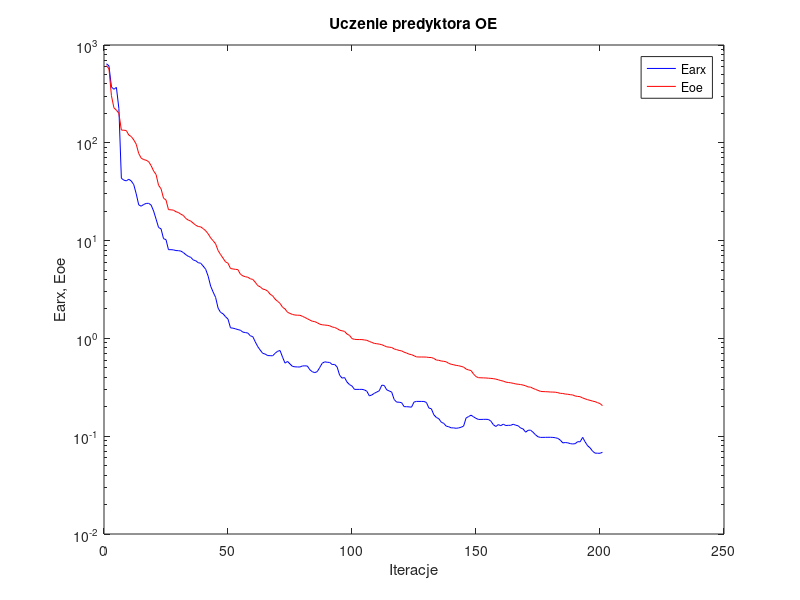
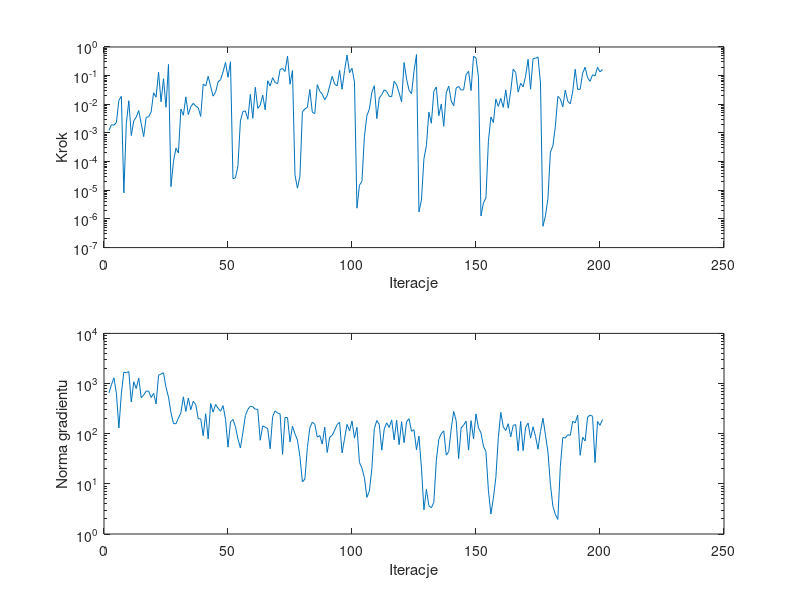

Write MATLAB code to recreate these figures, in order.
%uczenie predyktora oe
clear all;
n=0; farx(n+1)=6.426790e+002; foe(n+1)=6.144854e+002; wspucz(n+1)=0.000000e+000; ng(n+1)=0.000000e+000;
%odnowa zmiennej metryki
n=1; farx(n+1)=6.108690e+002; foe(n+1)=5.702130e+002; krok(n+1)=1.228039e-003; ng(n+1)=6.481443e+002;
n=2; farx(n+1)=3.728104e+002; foe(n+1)=3.029183e+002; krok(n+1)=1.934289e-003; ng(n+1)=9.487664e+002;
n=3; farx(n+1)=3.526267e+002; foe(n+1)=2.279087e+002; krok(n+1)=1.879251e-003; ng(n+1)=1.299357e+003;
n=4; farx(n+1)=3.687131e+002; foe(n+1)=2.155854e+002; krok(n+1)=2.305594e-003; ng(n+1)=6.382275e+002;
n=5; farx(n+1)=2.241253e+002; foe(n+1)=2.002700e+002; krok(n+1)=1.381589e-002; ng(n+1)=1.302325e+002;
n=6; farx(n+1)=4.337610e+001; foe(n+1)=1.349781e+002; krok(n+1)=1.895365e-002; ng(n+1)=6.368517e+002;
n=7; farx(n+1)=4.149582e+001; foe(n+1)=1.344715e+002; krok(n+1)=8.106422e-006; ng(n+1)=1.693848e+003;
n=8; farx(n+1)=4.085994e+001; foe(n+1)=1.334947e+002; krok(n+1)=2.117016e-003; ng(n+1)=1.639827e+003;
n=9; farx(n+1)=4.239987e+001; foe(n+1)=1.200187e+002; krok(n+1)=1.333847e-002; ng(n+1)=1.741046e+003;
n=10; farx(n+1)=4.070607e+001; foe(n+1)=1.159109e+002; krok(n+1)=8.138997e-004; ng(n+1)=4.281993e+002;
n=11; farx(n+1)=3.734966e+001; foe(n+1)=1.070044e+002; krok(n+1)=2.641497e-003; ng(n+1)=1.082523e+003;
n=12; farx(n+1)=3.002308e+001; foe(n+1)=9.664297e+001; krok(n+1)=3.586133e-003; ng(n+1)=7.963581e+002;
n=13; farx(n+1)=2.318482e+001; foe(n+1)=7.768171e+001; krok(n+1)=6.071802e-003; ng(n+1)=1.293516e+003;
n=14; farx(n+1)=2.248123e+001; foe(n+1)=6.971097e+001; krok(n+1)=2.121656e-003; ng(n+1)=5.216436e+002;
n=15; farx(n+1)=2.341899e+001; foe(n+1)=6.736504e+001; krok(n+1)=7.496833e-004; ng(n+1)=5.895276e+002;
n=16; farx(n+1)=2.399317e+001; foe(n+1)=6.634818e+001; krok(n+1)=3.516052e-003; ng(n+1)=7.042951e+002;
n=17; farx(n+1)=2.407261e+001; foe(n+1)=6.414179e+001; krok(n+1)=3.660956e-003; ng(n+1)=7.093993e+002;
n=18; farx(n+1)=2.308100e+001; foe(n+1)=5.844163e+001; krok(n+1)=5.390749e-003; ng(n+1)=5.260062e+002;
n=19; farx(n+1)=2.007094e+001; foe(n+1)=5.152334e+001; krok(n+1)=2.529683e-002; ng(n+1)=6.371086e+002;
n=20; farx(n+1)=1.657361e+001; foe(n+1)=4.737699e+001; krok(n+1)=1.773103e-002; ng(n+1)=3.937563e+002;
n=21; farx(n+1)=1.362004e+001; foe(n+1)=3.677581e+001; krok(n+1)=1.331836e-001; ng(n+1)=1.459245e+003;
n=22; farx(n+1)=1.319223e+001; foe(n+1)=3.390685e+001; krok(n+1)=1.226153e-002; ng(n+1)=1.554540e+003;
n=23; farx(n+1)=1.046557e+001; foe(n+1)=2.713839e+001; krok(n+1)=7.808311e-002; ng(n+1)=1.640646e+003;
n=24; farx(n+1)=1.023239e+001; foe(n+1)=2.601360e+001; krok(n+1)=7.859971e-003; ng(n+1)=8.421150e+002;
n=25; farx(n+1)=8.075690e+000; foe(n+1)=2.072455e+001; krok(n+1)=2.465387e-001; ng(n+1)=5.366882e+002;
%odnowa zmiennej metryki
n=26; farx(n+1)=8.077862e+000; foe(n+1)=2.063639e+001; krok(n+1)=1.335600e-005; ng(n+1)=2.646996e+002;
n=27; farx(n+1)=8.038843e+000; foe(n+1)=2.047955e+001; krok(n+1)=9.921626e-005; ng(n+1)=1.596255e+002;
n=28; farx(n+1)=7.910854e+000; foe(n+1)=1.973232e+001; krok(n+1)=2.942713e-004; ng(n+1)=1.579430e+002;
n=29; farx(n+1)=7.890263e+000; foe(n+1)=1.939394e+001; krok(n+1)=2.002959e-004; ng(n+1)=2.046633e+002;
n=30; farx(n+1)=7.810802e+000; foe(n+1)=1.859902e+001; krok(n+1)=6.800237e-003; ng(n+1)=2.602671e+002;
n=31; farx(n+1)=7.547037e+000; foe(n+1)=1.808144e+001; krok(n+1)=4.154663e-003; ng(n+1)=5.427364e+002;
n=32; farx(n+1)=7.177789e+000; foe(n+1)=1.681820e+001; krok(n+1)=1.816570e-002; ng(n+1)=2.776135e+002;
n=33; farx(n+1)=6.902463e+000; foe(n+1)=1.620657e+001; krok(n+1)=4.372259e-003; ng(n+1)=5.125631e+002;
n=34; farx(n+1)=6.738509e+000; foe(n+1)=1.581586e+001; krok(n+1)=8.300976e-003; ng(n+1)=3.013459e+002;
n=35; farx(n+1)=6.336326e+000; foe(n+1)=1.505812e+001; krok(n+1)=1.080437e-002; ng(n+1)=4.436641e+002;
n=36; farx(n+1)=6.221767e+000; foe(n+1)=1.435373e+001; krok(n+1)=8.579668e-003; ng(n+1)=3.787022e+002;
n=37; farx(n+1)=5.944110e+000; foe(n+1)=1.393559e+001; krok(n+1)=7.632150e-003; ng(n+1)=1.986861e+002;
n=38; farx(n+1)=5.869684e+000; foe(n+1)=1.381343e+001; krok(n+1)=3.778589e-003; ng(n+1)=1.978390e+002;
n=39; farx(n+1)=5.484219e+000; foe(n+1)=1.325640e+001; krok(n+1)=5.082412e-002; ng(n+1)=9.084508e+001;
n=40; farx(n+1)=5.090803e+000; foe(n+1)=1.260504e+001; krok(n+1)=4.331299e-002; ng(n+1)=2.496763e+002;
n=41; farx(n+1)=4.323144e+000; foe(n+1)=1.173058e+001; krok(n+1)=9.464413e-002; ng(n+1)=7.899182e+001;
n=42; farx(n+1)=3.424868e+000; foe(n+1)=1.066432e+001; krok(n+1)=4.193314e-002; ng(n+1)=3.993579e+002;
n=43; farx(n+1)=2.980135e+000; foe(n+1)=9.971260e+000; krok(n+1)=1.932256e-002; ng(n+1)=2.694252e+002;
n=44; farx(n+1)=2.625895e+000; foe(n+1)=9.272035e+000; krok(n+1)=2.667694e-002; ng(n+1)=3.840003e+002;
n=45; farx(n+1)=2.041414e+000; foe(n+1)=7.916544e+000; krok(n+1)=6.079450e-002; ng(n+1)=3.208461e+002;
n=46; farx(n+1)=1.844299e+000; foe(n+1)=7.203065e+000; krok(n+1)=7.240442e-002; ng(n+1)=2.806149e+002;
n=47; farx(n+1)=1.785877e+000; foe(n+1)=6.610197e+000; krok(n+1)=1.340624e-001; ng(n+1)=3.630471e+002;
n=48; farx(n+1)=1.667542e+000; foe(n+1)=6.059801e+000; krok(n+1)=2.894475e-001; ng(n+1)=1.945743e+002;
n=49; farx(n+1)=1.574228e+000; foe(n+1)=5.872669e+000; krok(n+1)=8.764941e-002; ng(n+1)=5.393264e+001;
n=50; farx(n+1)=1.282854e+000; foe(n+1)=5.186964e+000; krok(n+1)=3.075863e-001; ng(n+1)=1.709346e+002;
%odnowa zmiennej metryki
n=51; farx(n+1)=1.272806e+000; foe(n+1)=5.129669e+000; krok(n+1)=2.537849e-005; ng(n+1)=1.920777e+002;
n=52; farx(n+1)=1.253463e+000; foe(n+1)=5.084297e+000; krok(n+1)=2.713913e-005; ng(n+1)=1.379954e+002;
n=53; farx(n+1)=1.230218e+000; foe(n+1)=5.049839e+000; krok(n+1)=7.066590e-005; ng(n+1)=7.877237e+001;
n=54; farx(n+1)=1.212270e+000; foe(n+1)=4.532915e+000; krok(n+1)=2.641497e-003; ng(n+1)=5.205849e+001;
n=55; farx(n+1)=1.159404e+000; foe(n+1)=4.356326e+000; krok(n+1)=5.608389e-003; ng(n+1)=1.050170e+002;
n=56; farx(n+1)=1.147626e+000; foe(n+1)=4.271636e+000; krok(n+1)=5.852382e-003; ng(n+1)=2.308738e+002;
n=57; farx(n+1)=1.134073e+000; foe(n+1)=4.220413e+000; krok(n+1)=2.999882e-003; ng(n+1)=3.041885e+002;
n=58; farx(n+1)=1.063536e+000; foe(n+1)=4.070256e+000; krok(n+1)=2.219272e-002; ng(n+1)=3.554407e+002;
n=59; farx(n+1)=1.042084e+000; foe(n+1)=4.006420e+000; krok(n+1)=3.253129e-003; ng(n+1)=3.445494e+002;
n=60; farx(n+1)=9.214378e-001; foe(n+1)=3.751017e+000; krok(n+1)=3.920841e-002; ng(n+1)=3.071720e+002;
n=61; farx(n+1)=8.233884e-001; foe(n+1)=3.464230e+000; krok(n+1)=7.251821e-003; ng(n+1)=3.060217e+002;
n=62; farx(n+1)=7.588757e-001; foe(n+1)=3.366658e+000; krok(n+1)=9.348086e-003; ng(n+1)=7.400832e+001;
n=63; farx(n+1)=7.036829e-001; foe(n+1)=3.195945e+000; krok(n+1)=2.085765e-002; ng(n+1)=1.430855e+002;
n=64; farx(n+1)=6.917610e-001; foe(n+1)=3.153347e+000; krok(n+1)=6.380132e-003; ng(n+1)=1.342060e+002;
n=65; farx(n+1)=6.673509e-001; foe(n+1)=3.040785e+000; krok(n+1)=6.640781e-002; ng(n+1)=1.269018e+002;
n=66; farx(n+1)=6.662063e-001; foe(n+1)=2.828438e+000; krok(n+1)=4.356626e-002; ng(n+1)=5.003826e+001;
n=67; farx(n+1)=6.637956e-001; foe(n+1)=2.725877e+000; krok(n+1)=8.470464e-002; ng(n+1)=2.196306e+002;
n=68; farx(n+1)=7.045781e-001; foe(n+1)=2.519964e+000; krok(n+1)=5.753289e-002; ng(n+1)=2.844182e+002;
n=69; farx(n+1)=7.386805e-001; foe(n+1)=2.395217e+000; krok(n+1)=5.213103e-002; ng(n+1)=2.583375e+002;
n=70; farx(n+1)=7.515628e-001; foe(n+1)=2.278102e+000; krok(n+1)=1.634459e-001; ng(n+1)=2.484553e+002;
n=71; farx(n+1)=6.426626e-001; foe(n+1)=2.082616e+000; krok(n+1)=1.775417e-001; ng(n+1)=3.881575e+001;
n=72; farx(n+1)=5.586830e-001; foe(n+1)=1.999939e+000; krok(n+1)=1.399123e-001; ng(n+1)=2.120420e+002;
n=73; farx(n+1)=5.821373e-001; foe(n+1)=1.849316e+000; krok(n+1)=4.842714e-001; ng(n+1)=2.090818e+002;
n=74; farx(n+1)=5.474157e-001; foe(n+1)=1.800454e+000; krok(n+1)=5.003902e-002; ng(n+1)=6.876988e+001;
n=75; farx(n+1)=5.174975e-001; foe(n+1)=1.756820e+000; krok(n+1)=1.505524e-001; ng(n+1)=1.407511e+002;
%odnowa zmiennej metryki
n=76; farx(n+1)=5.121537e-001; foe(n+1)=1.734114e+000; krok(n+1)=3.437390e-005; ng(n+1)=9.942051e+001;
n=77; farx(n+1)=5.106155e-001; foe(n+1)=1.726402e+000; krok(n+1)=1.184623e-005; ng(n+1)=7.459916e+001;
n=78; farx(n+1)=5.099813e-001; foe(n+1)=1.724179e+000; krok(n+1)=3.039896e-005; ng(n+1)=3.492350e+001;
n=79; farx(n+1)=5.226382e-001; foe(n+1)=1.682053e+000; krok(n+1)=5.478088e-003; ng(n+1)=1.092398e+001;
n=80; farx(n+1)=5.240964e-001; foe(n+1)=1.637082e+000; krok(n+1)=6.854056e-003; ng(n+1)=1.246034e+001;
n=81; farx(n+1)=5.220387e-001; foe(n+1)=1.589475e+000; krok(n+1)=7.883344e-003; ng(n+1)=5.281412e+001;
n=82; farx(n+1)=4.778870e-001; foe(n+1)=1.539451e+000; krok(n+1)=3.277333e-002; ng(n+1)=1.311363e+002;
n=83; farx(n+1)=4.561302e-001; foe(n+1)=1.498269e+000; krok(n+1)=5.242823e-003; ng(n+1)=1.695069e+002;
n=84; farx(n+1)=4.469621e-001; foe(n+1)=1.483807e+000; krok(n+1)=4.756638e-003; ng(n+1)=1.541076e+002;
n=85; farx(n+1)=4.576545e-001; foe(n+1)=1.445470e+000; krok(n+1)=4.852216e-002; ng(n+1)=8.523577e+001;
n=86; farx(n+1)=5.050289e-001; foe(n+1)=1.397932e+000; krok(n+1)=2.840322e-002; ng(n+1)=9.184783e+001;
n=87; farx(n+1)=5.575461e-001; foe(n+1)=1.378084e+000; krok(n+1)=2.258989e-002; ng(n+1)=6.212358e+001;
n=88; farx(n+1)=5.761251e-001; foe(n+1)=1.369557e+000; krok(n+1)=1.438335e-002; ng(n+1)=1.356605e+002;
n=89; farx(n+1)=5.703880e-001; foe(n+1)=1.360919e+000; krok(n+1)=2.008899e-002; ng(n+1)=4.227603e+001;
n=90; farx(n+1)=5.678064e-001; foe(n+1)=1.345395e+000; krok(n+1)=4.331299e-002; ng(n+1)=8.518482e+001;
n=91; farx(n+1)=5.411347e-001; foe(n+1)=1.309927e+000; krok(n+1)=9.515193e-002; ng(n+1)=9.268798e+001;
n=92; farx(n+1)=5.418939e-001; foe(n+1)=1.292347e+000; krok(n+1)=5.051878e-002; ng(n+1)=1.172208e+002;
n=93; farx(n+1)=5.103442e-001; foe(n+1)=1.261135e+000; krok(n+1)=4.382471e-002; ng(n+1)=1.523253e+002;
n=94; farx(n+1)=4.207967e-001; foe(n+1)=1.212983e+000; krok(n+1)=1.534454e-001; ng(n+1)=1.686795e+002;
n=95; farx(n+1)=3.925902e-001; foe(n+1)=1.196469e+000; krok(n+1)=3.338729e-002; ng(n+1)=4.140385e+001;
n=96; farx(n+1)=3.976505e-001; foe(n+1)=1.179565e+000; krok(n+1)=1.498842e-001; ng(n+1)=7.920405e+001;
n=97; farx(n+1)=3.576416e-001; foe(n+1)=1.107410e+000; krok(n+1)=5.242150e-001; ng(n+1)=1.534037e+002;
n=98; farx(n+1)=3.369115e-001; foe(n+1)=1.073017e+000; krok(n+1)=1.269153e-001; ng(n+1)=1.139273e+002;
n=99; farx(n+1)=3.256856e-001; foe(n+1)=9.952503e-001; krok(n+1)=1.803954e-001; ng(n+1)=1.787096e+002;
n=100; farx(n+1)=3.010406e-001; foe(n+1)=9.784403e-001; krok(n+1)=5.955282e-002; ng(n+1)=8.159750e+001;
%odnowa zmiennej metryki
n=101; farx(n+1)=3.010877e-001; foe(n+1)=9.740132e-001; krok(n+1)=2.374455e-006; ng(n+1)=1.346629e+002;
n=102; farx(n+1)=3.010915e-001; foe(n+1)=9.732401e-001; krok(n+1)=1.507081e-005; ng(n+1)=2.675009e+001;
n=103; farx(n+1)=3.014157e-001; foe(n+1)=9.725696e-001; krok(n+1)=2.020511e-005; ng(n+1)=2.065740e+001;
n=104; farx(n+1)=2.976330e-001; foe(n+1)=9.643919e-001; krok(n+1)=7.394073e-004; ng(n+1)=1.331384e+001;
n=105; farx(n+1)=2.880171e-001; foe(n+1)=9.556380e-001; krok(n+1)=4.004785e-003; ng(n+1)=5.379852e+000;
n=106; farx(n+1)=2.582792e-001; foe(n+1)=9.309951e-001; krok(n+1)=6.802533e-003; ng(n+1)=7.181593e+000;
n=107; farx(n+1)=2.643000e-001; foe(n+1)=9.097605e-001; krok(n+1)=2.622287e-002; ng(n+1)=2.008781e+001;
n=108; farx(n+1)=2.744086e-001; foe(n+1)=8.889429e-001; krok(n+1)=4.446078e-002; ng(n+1)=1.263482e+002;
n=109; farx(n+1)=2.829870e-001; foe(n+1)=8.818264e-001; krok(n+1)=3.174920e-003; ng(n+1)=1.830870e+002;
n=110; farx(n+1)=2.916009e-001; foe(n+1)=8.739941e-001; krok(n+1)=1.688698e-002; ng(n+1)=1.524115e+002;
n=111; farx(n+1)=3.324760e-001; foe(n+1)=8.620479e-001; krok(n+1)=2.160874e-002; ng(n+1)=4.690703e+001;
n=112; farx(n+1)=3.302144e-001; foe(n+1)=8.413778e-001; krok(n+1)=3.207144e-002; ng(n+1)=1.245331e+002;
n=113; farx(n+1)=2.978460e-001; foe(n+1)=8.202929e-001; krok(n+1)=2.788178e-002; ng(n+1)=1.644172e+002;
n=114; farx(n+1)=2.902853e-001; foe(n+1)=8.132963e-001; krok(n+1)=1.895839e-002; ng(n+1)=1.332259e+002;
n=115; farx(n+1)=2.825671e-001; foe(n+1)=8.072865e-001; krok(n+1)=1.842177e-002; ng(n+1)=1.881506e+002;
n=116; farx(n+1)=2.373107e-001; foe(n+1)=7.803296e-001; krok(n+1)=6.392790e-002; ng(n+1)=7.533376e+001;
n=117; farx(n+1)=2.232892e-001; foe(n+1)=7.677018e-001; krok(n+1)=4.756755e-002; ng(n+1)=1.849302e+002;
n=118; farx(n+1)=2.225970e-001; foe(n+1)=7.533263e-001; krok(n+1)=2.497713e-002; ng(n+1)=6.043745e+001;
n=119; farx(n+1)=2.203095e-001; foe(n+1)=7.452876e-001; krok(n+1)=1.222656e-002; ng(n+1)=1.729465e+002;
n=120; farx(n+1)=2.006415e-001; foe(n+1)=7.228867e-001; krok(n+1)=2.869393e-001; ng(n+1)=6.601735e+001;
n=121; farx(n+1)=2.002919e-001; foe(n+1)=7.088831e-001; krok(n+1)=7.672268e-002; ng(n+1)=1.729361e+002;
n=122; farx(n+1)=1.995044e-001; foe(n+1)=6.905228e-001; krok(n+1)=3.081734e-002; ng(n+1)=1.991669e+002;
n=123; farx(n+1)=1.980576e-001; foe(n+1)=6.819620e-001; krok(n+1)=2.340953e-002; ng(n+1)=1.117659e+002;
n=124; farx(n+1)=2.233733e-001; foe(n+1)=6.650730e-001; krok(n+1)=1.420813e-001; ng(n+1)=1.200823e+002;
n=125; farx(n+1)=2.268690e-001; foe(n+1)=6.471170e-001; krok(n+1)=5.450576e-001; ng(n+1)=4.792091e+001;
%odnowa zmiennej metryki
n=126; farx(n+1)=2.268511e-001; foe(n+1)=6.454829e-001; krok(n+1)=1.762077e-006; ng(n+1)=8.932143e+001;
n=127; farx(n+1)=2.267805e-001; foe(n+1)=6.453644e-001; krok(n+1)=4.562773e-006; ng(n+1)=2.090030e+001;
n=128; farx(n+1)=2.265940e-001; foe(n+1)=6.452716e-001; krok(n+1)=1.261878e-004; ng(n+1)=3.037771e+000;
n=129; farx(n+1)=2.213892e-001; foe(n+1)=6.438712e-001; krok(n+1)=3.624433e-004; ng(n+1)=7.790229e+000;
n=130; farx(n+1)=1.943268e-001; foe(n+1)=6.384752e-001; krok(n+1)=5.320104e-003; ng(n+1)=3.658998e+000;
n=131; farx(n+1)=1.906654e-001; foe(n+1)=6.375827e-001; krok(n+1)=2.186130e-003; ng(n+1)=3.331772e+000;
n=132; farx(n+1)=1.654864e-001; foe(n+1)=6.239555e-001; krok(n+1)=2.868906e-002; ng(n+1)=4.293969e+000;
n=133; farx(n+1)=1.555561e-001; foe(n+1)=6.009296e-001; krok(n+1)=4.034388e-002; ng(n+1)=2.952536e+001;
n=134; farx(n+1)=1.510239e-001; foe(n+1)=5.973128e-001; krok(n+1)=3.990929e-003; ng(n+1)=7.741569e+001;
n=135; farx(n+1)=1.391022e-001; foe(n+1)=5.869704e-001; krok(n+1)=1.021537e-002; ng(n+1)=1.001660e+002;
n=136; farx(n+1)=1.352512e-001; foe(n+1)=5.833523e-001; krok(n+1)=1.718805e-003; ng(n+1)=1.140157e+002;
n=137; farx(n+1)=1.267194e-001; foe(n+1)=5.761278e-001; krok(n+1)=2.477353e-002; ng(n+1)=3.734344e+001;
n=138; farx(n+1)=1.249430e-001; foe(n+1)=5.556515e-001; krok(n+1)=4.331299e-002; ng(n+1)=4.396755e+001;
n=139; farx(n+1)=1.217002e-001; foe(n+1)=5.442849e-001; krok(n+1)=1.321323e-002; ng(n+1)=1.236412e+002;
n=140; farx(n+1)=1.216415e-001; foe(n+1)=5.371181e-001; krok(n+1)=8.855578e-003; ng(n+1)=2.779284e+002;
n=141; farx(n+1)=1.204945e-001; foe(n+1)=5.297618e-001; krok(n+1)=3.687875e-002; ng(n+1)=1.820132e+002;
n=142; farx(n+1)=1.215574e-001; foe(n+1)=5.254573e-001; krok(n+1)=4.186310e-002; ng(n+1)=3.192276e+001;
n=143; farx(n+1)=1.234997e-001; foe(n+1)=5.175786e-001; krok(n+1)=3.144138e-002; ng(n+1)=1.299841e+002;
n=144; farx(n+1)=1.268821e-001; foe(n+1)=5.088535e-001; krok(n+1)=3.201356e-002; ng(n+1)=1.486818e+002;
n=145; farx(n+1)=1.534990e-001; foe(n+1)=4.862138e-001; krok(n+1)=1.081188e-001; ng(n+1)=1.777843e+002;
n=146; farx(n+1)=1.587853e-001; foe(n+1)=4.760045e-001; krok(n+1)=1.414327e-001; ng(n+1)=4.714733e+001;
n=147; farx(n+1)=1.640941e-001; foe(n+1)=4.692554e-001; krok(n+1)=3.022871e-002; ng(n+1)=1.820707e+002;
n=148; farx(n+1)=1.578550e-001; foe(n+1)=4.321393e-001; krok(n+1)=4.764226e-001; ng(n+1)=7.919012e+001;
n=149; farx(n+1)=1.522457e-001; foe(n+1)=4.070259e-001; krok(n+1)=4.144507e-001; ng(n+1)=2.485600e+002;
n=150; farx(n+1)=1.483936e-001; foe(n+1)=3.966583e-001; krok(n+1)=8.732707e-002; ng(n+1)=1.307939e+002;
%odnowa zmiennej metryki
n=151; farx(n+1)=1.484262e-001; foe(n+1)=3.956619e-001; krok(n+1)=1.271449e-006; ng(n+1)=1.040326e+002;
n=152; farx(n+1)=1.486674e-001; foe(n+1)=3.946346e-001; krok(n+1)=3.651901e-006; ng(n+1)=5.618724e+001;
n=153; farx(n+1)=1.488452e-001; foe(n+1)=3.937987e-001; krok(n+1)=5.386485e-006; ng(n+1)=4.398331e+001;
n=154; farx(n+1)=1.483794e-001; foe(n+1)=3.918271e-001; krok(n+1)=5.104038e-004; ng(n+1)=7.427815e+000;
n=155; farx(n+1)=1.425695e-001; foe(n+1)=3.902244e-001; krok(n+1)=3.625910e-003; ng(n+1)=2.496690e+000;
n=156; farx(n+1)=1.310664e-001; foe(n+1)=3.874979e-001; krok(n+1)=2.303305e-003; ng(n+1)=5.170882e+000;
n=157; farx(n+1)=1.256879e-001; foe(n+1)=3.834586e-001; krok(n+1)=1.527445e-002; ng(n+1)=1.334826e+001;
n=158; farx(n+1)=1.314131e-001; foe(n+1)=3.774845e-001; krok(n+1)=8.443488e-003; ng(n+1)=8.394874e+001;
n=159; farx(n+1)=1.281746e-001; foe(n+1)=3.706314e-001; krok(n+1)=1.614645e-002; ng(n+1)=2.661863e+002;
n=160; farx(n+1)=1.327549e-001; foe(n+1)=3.658505e-001; krok(n+1)=7.833534e-003; ng(n+1)=1.364362e+002;
n=161; farx(n+1)=1.284960e-001; foe(n+1)=3.572168e-001; krok(n+1)=3.192743e-002; ng(n+1)=1.158035e+002;
n=162; farx(n+1)=1.292811e-001; foe(n+1)=3.543111e-001; krok(n+1)=7.314625e-003; ng(n+1)=1.580180e+002;
n=163; farx(n+1)=1.292019e-001; foe(n+1)=3.515336e-001; krok(n+1)=2.900728e-002; ng(n+1)=8.627224e+001;
n=164; farx(n+1)=1.325359e-001; foe(n+1)=3.473876e-001; krok(n+1)=1.686145e-001; ng(n+1)=1.460362e+002;
n=165; farx(n+1)=1.296216e-001; foe(n+1)=3.423566e-001; krok(n+1)=1.292163e-001; ng(n+1)=1.521870e+002;
n=166; farx(n+1)=1.277425e-001; foe(n+1)=3.398802e-001; krok(n+1)=2.672451e-002; ng(n+1)=4.545131e+001;
n=167; farx(n+1)=1.212604e-001; foe(n+1)=3.373696e-001; krok(n+1)=5.382558e-002; ng(n+1)=1.759778e+002;
n=168; farx(n+1)=1.186171e-001; foe(n+1)=3.334393e-001; krok(n+1)=4.086147e-002; ng(n+1)=4.586925e+001;
n=169; farx(n+1)=1.099450e-001; foe(n+1)=3.275666e-001; krok(n+1)=9.569438e-002; ng(n+1)=1.344044e+002;
n=170; farx(n+1)=1.148571e-001; foe(n+1)=3.191522e-001; krok(n+1)=3.691454e-001; ng(n+1)=1.628133e+002;
n=171; farx(n+1)=1.154370e-001; foe(n+1)=3.176939e-001; krok(n+1)=3.377159e-002; ng(n+1)=8.160230e+001;
n=172; farx(n+1)=1.097343e-001; foe(n+1)=3.083234e-001; krok(n+1)=3.916031e-001; ng(n+1)=1.374557e+002;
n=173; farx(n+1)=1.033734e-001; foe(n+1)=3.010740e-001; krok(n+1)=4.047493e-001; ng(n+1)=8.823802e+001;
n=174; farx(n+1)=9.868896e-002; foe(n+1)=2.938082e-001; krok(n+1)=4.461084e-001; ng(n+1)=4.909426e+001;
n=175; farx(n+1)=9.722622e-002; foe(n+1)=2.874796e-001; krok(n+1)=5.558094e-002; ng(n+1)=1.107222e+002;
%odnowa zmiennej metryki
n=176; farx(n+1)=9.728589e-002; foe(n+1)=2.860002e-001; krok(n+1)=5.549951e-007; ng(n+1)=2.034302e+002;
n=177; farx(n+1)=9.736273e-002; foe(n+1)=2.852178e-001; krok(n+1)=1.286449e-006; ng(n+1)=9.467033e+001;
n=178; farx(n+1)=9.748171e-002; foe(n+1)=2.844606e-001; krok(n+1)=5.145796e-006; ng(n+1)=4.351748e+001;
n=179; farx(n+1)=9.746601e-002; foe(n+1)=2.830371e-001; krok(n+1)=2.151482e-004; ng(n+1)=9.757244e+000;
n=180; farx(n+1)=9.722166e-002; foe(n+1)=2.826553e-001; krok(n+1)=3.522699e-004; ng(n+1)=3.571992e+000;
n=181; farx(n+1)=9.642787e-002; foe(n+1)=2.817864e-001; krok(n+1)=1.708036e-003; ng(n+1)=2.464266e+000;
n=182; farx(n+1)=9.496456e-002; foe(n+1)=2.787226e-001; krok(n+1)=1.875076e-002; ng(n+1)=1.950293e+000;
n=183; farx(n+1)=9.117164e-002; foe(n+1)=2.742841e-001; krok(n+1)=1.547817e-002; ng(n+1)=2.200226e+001;
n=184; farx(n+1)=8.542601e-002; foe(n+1)=2.735103e-001; krok(n+1)=8.099144e-003; ng(n+1)=8.424472e+001;
n=185; farx(n+1)=8.614088e-002; foe(n+1)=2.697997e-001; krok(n+1)=3.130011e-002; ng(n+1)=8.229849e+001;
n=186; farx(n+1)=8.557220e-002; foe(n+1)=2.686354e-001; krok(n+1)=1.280341e-002; ng(n+1)=9.535445e+001;
n=187; farx(n+1)=8.398933e-002; foe(n+1)=2.656392e-001; krok(n+1)=1.048565e-002; ng(n+1)=9.222307e+001;
n=188; farx(n+1)=8.328996e-002; foe(n+1)=2.641184e-001; krok(n+1)=2.764852e-002; ng(n+1)=1.772339e+002;
n=189; farx(n+1)=8.389660e-002; foe(n+1)=2.575674e-001; krok(n+1)=1.670230e-001; ng(n+1)=1.640557e+002;
n=190; farx(n+1)=8.792121e-002; foe(n+1)=2.551784e-001; krok(n+1)=3.281725e-002; ng(n+1)=2.350029e+002;
n=191; farx(n+1)=8.764633e-002; foe(n+1)=2.534276e-001; krok(n+1)=3.370660e-002; ng(n+1)=3.705248e+001;
n=192; farx(n+1)=9.734605e-002; foe(n+1)=2.463217e-001; krok(n+1)=1.221144e-001; ng(n+1)=8.495512e+001;
n=193; farx(n+1)=8.757382e-002; foe(n+1)=2.409006e-001; krok(n+1)=1.961845e-001; ng(n+1)=7.150538e+001;
n=194; farx(n+1)=7.987691e-002; foe(n+1)=2.362323e-001; krok(n+1)=8.438961e-002; ng(n+1)=2.140946e+002;
n=195; farx(n+1)=7.603505e-002; foe(n+1)=2.325646e-001; krok(n+1)=6.345427e-002; ng(n+1)=2.347232e+002;
n=196; farx(n+1)=7.029991e-002; foe(n+1)=2.285709e-001; krok(n+1)=1.071906e-001; ng(n+1)=2.221689e+002;
n=197; farx(n+1)=6.714604e-002; foe(n+1)=2.256170e-001; krok(n+1)=9.714883e-002; ng(n+1)=2.651237e+001;
n=198; farx(n+1)=6.700981e-002; foe(n+1)=2.202169e-001; krok(n+1)=1.961845e-001; ng(n+1)=1.755004e+002;
n=199; farx(n+1)=6.687998e-002; foe(n+1)=2.158277e-001; krok(n+1)=1.359113e-001; ng(n+1)=1.466481e+002;
n=200; farx(n+1)=6.852825e-002; foe(n+1)=2.051162e-001; krok(n+1)=1.631115e-001; ng(n+1)=1.916881e+002;

figure; semilogy(farx,'b'); hold on; semilogy(foe,'r'); xlabel('Iteracje'); ylabel('Earx, Eoe'); legend('Earx','Eoe'); title('Uczenie predyktora OE');
figure; subplot(2,1,1); semilogy(krok); xlabel('Iteracje'); ylabel('Krok');
subplot(2,1,2); semilogy(ng); xlabel('Iteracje'); ylabel('Norma gradientu');
Earx=farx(n+1)
Eoe=foe(n+1)
